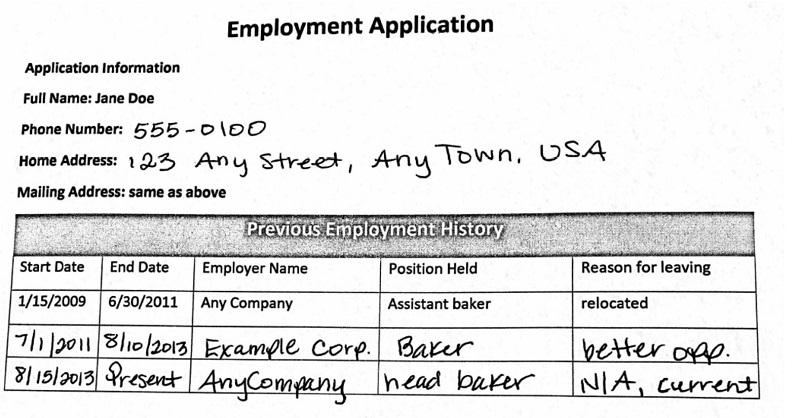
#> input picture tabular data image.jpg, 800 x 418 px
$ python ocrIndex.py
#> lines starting #> are read from the running program, lines starting #| are printed output that depends on the picture; after the words box and inside, x2 and y2 are one past the last pixel; in counts of white or black regions, pixels touching at a corner belong together
# print("Am working...")
import cv2
import pytesseract

# Read 778920 image
image = cv2.imread("./tabular data image.jpg")
#> image is the input picture: shape (418, 800, 3); min 0, max 255, mean 228.1

# Convert to grayscale``
gray = cv2.cvtColor(image, cv2.COLOR_BGR2GRAY)

# Apply adaptive threshold
thresh = cv2.adaptiveThreshold(gray, 255, cv2.ADAPTIVE_THRESH_GAUSSIAN_C, cv2.THRESH_BINARY, 11, 2)
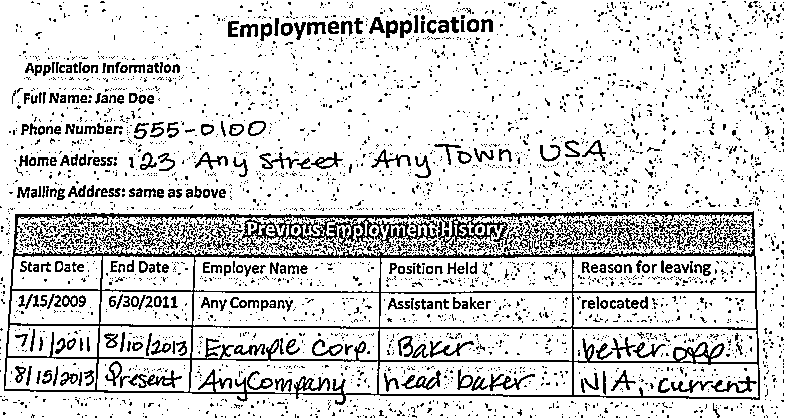
#> thresh: shape (418, 800); 84.2% white; black in thin lines or dots

# Find contours
contours, _ = cv2.findContours(thresh, cv2.RETR_TREE, cv2.CHAIN_APPROX_SIMPLE)
#> contours = 5337 contours, 4779 with area under 20; largest, box (x1, y1, x2, y2) and area: (0, 0, 800, 418) 332940, (3, 210, 761, 406) 136964, (15, 214, 754, 256) 23582, (381, 257, 572, 292) 6226, (380, 293, 572, 327) 6216

# Iterate through contours and filter for tables
for contour in contours:
    if cv2.contourArea(contour) < 100:
        continue
    [x, y, w, h] = cv2.boundingRect(contour)
    if w < 50 or h < 50:
        continue
    if w/h > 2 or h/w > 2:
        continue
    cv2.rectangle(image, (x, y), (x+w, y+h), (0, 0, 255), 2)
    roi = gray[y:y+h, x:x+w]
#> this loop made 5337 passes
#> contour on passes 2 to 4: [[597, 416], [598, 415], [599, 416], [598, 417]], [[574, 416], [575, 415], [576, 416], [575, 417]], [[407, 416], [408, 415], [409, 416], [408, 417]]
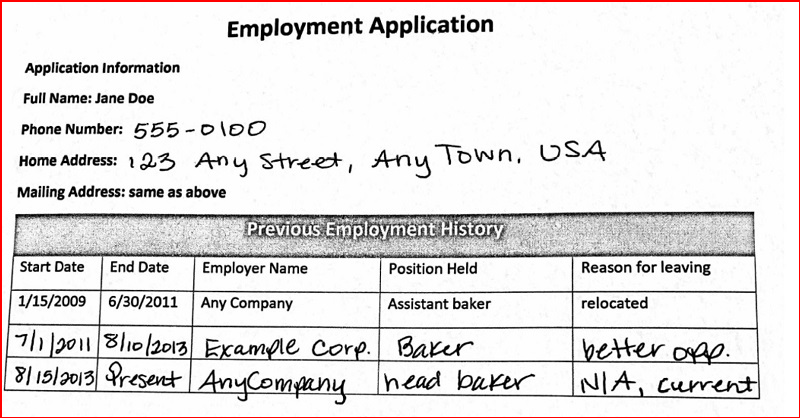
#> image: shape (418, 800, 3); 1.09% of pixels changed, all inside (x1, y1, x2, y2) = (0, 0, 800, 418)

    # Use PyTesseract to extract text from ROI
    # text = pytesseract.image_to_string(roi)
    # print(text)

print(pytesseract.image_to_string(roi))
#> (this line was passed over: pytesseract is not available in this run)
